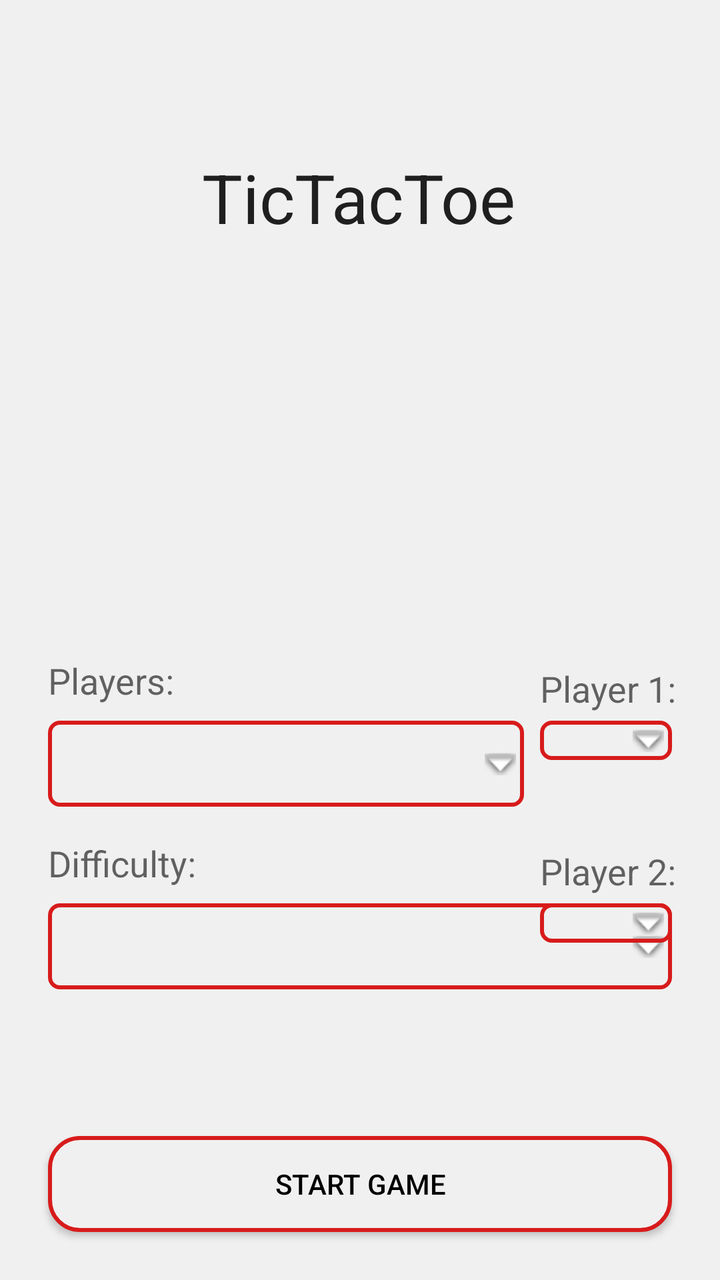
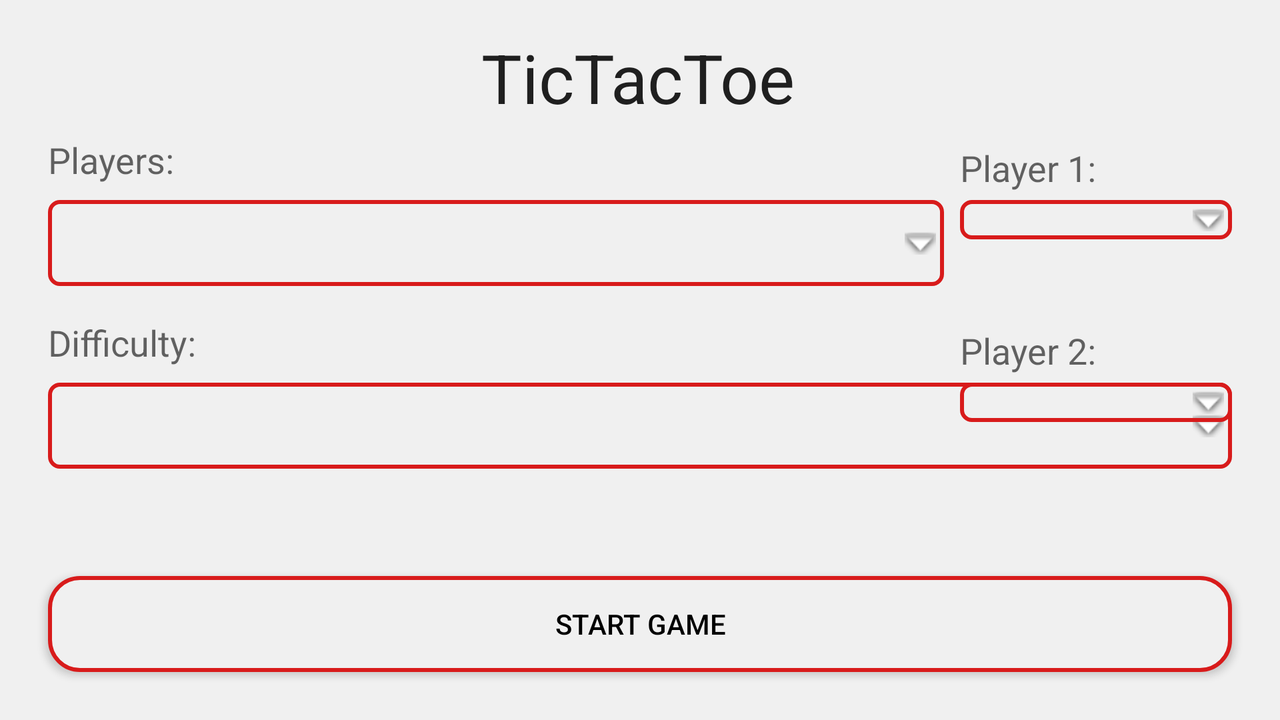

An Android layout and its configuration variant, each rendered on a device that would load it. The default file and the variant file are quoted in full after the pictures.
<!-- AndroidManifest.xml: application theme AppTheme.NoAction -->
<!-- res/layout/activity_main.xml -->
<?xml version="1.0" encoding="utf-8"?>
<android.support.constraint.ConstraintLayout xmlns:android="http://schemas.android.com/apk/res/android"
    xmlns:app="http://schemas.android.com/apk/res-auto"
    xmlns:tools="http://schemas.android.com/tools"
    android:layout_width="match_parent"
    android:layout_height="match_parent"
    android:padding="8dp"
    tools:context=".MainActivity">

    <TextView
        android:id="@+id/main_title"
        android:layout_width="wrap_content"
        android:layout_height="wrap_content"
        android:layout_marginTop="68dp"
        android:text="@string/main_title"
        android:textAppearance="@style/TextAppearance.AppCompat.Large"
        android:textSize="34sp"
        app:layout_constraintEnd_toEndOf="parent"
        app:layout_constraintHorizontal_bias="0.498"
        app:layout_constraintStart_toStartOf="parent"
        app:layout_constraintTop_toTopOf="parent" />

    <android.support.constraint.Guideline
        android:id="@+id/mid_guideline"
        android:layout_width="wrap_content"
        android:layout_height="wrap_content"
        android:orientation="horizontal"
        app:layout_constraintGuide_percent="0.5" />

    <android.support.constraint.Guideline
        android:id="@+id/vertical_guideline"
        android:layout_width="wrap_content"
        android:layout_height="wrap_content"
        android:orientation="vertical"
        app:layout_constraintGuide_percent=".75" />

    <TextView
        android:id="@+id/playerlist_literal"
        android:layout_width="wrap_content"
        android:layout_height="wrap_content"
        android:layout_marginStart="16dp"
        android:layout_marginTop="8dp"
        android:text="@string/players_list"
        android:textAppearance="@style/TextAppearance.AppCompat.Medium"
        app:layout_constraintStart_toStartOf="parent"
        app:layout_constraintTop_toTopOf="@+id/mid_guideline" />

    <Spinner
        android:id="@+id/main_spinner_players"
        android:layout_width="0dp"
        android:layout_height="43dp"
        android:layout_marginStart="16dp"
        android:layout_marginTop="8dp"
        android:layout_marginEnd="4dp"
        android:background="@drawable/spinner_item_background"
        app:layout_constraintEnd_toStartOf="@+id/vertical_guideline"
        app:layout_constraintStart_toStartOf="parent"
        app:layout_constraintTop_toBottomOf="@+id/playerlist_literal" />

    <TextView
        android:id="@+id/main_player1_image_literal"
        android:layout_width="wrap_content"
        android:layout_height="wrap_content"
        android:layout_marginTop="8dp"
        android:text="@string/player_1"
        android:textAppearance="@style/TextAppearance.AppCompat.Medium"
        app:layout_constraintBottom_toBottomOf="@+id/playerlist_literal"
        app:layout_constraintStart_toStartOf="@+id/main_image_spinner"
        app:layout_constraintTop_toTopOf="@+id/playerlist_literal" />

    <Spinner
        android:id="@+id/main_image_spinner"
        android:layout_width="0dp"
        android:layout_height="wrap_content"
        android:layout_marginStart="4dp"
        android:layout_marginTop="8dp"
        android:layout_marginEnd="16dp"
        android:background="@drawable/spinner_item_background"
        app:layout_constraintEnd_toEndOf="parent"
        app:layout_constraintStart_toStartOf="@+id/vertical_guideline"
        app:layout_constraintTop_toBottomOf="@+id/playerlist_literal" />

    <TextView
        android:id="@+id/difficulty_literal"
        android:layout_width="wrap_content"
        android:layout_height="wrap_content"
        android:layout_marginTop="16dp"
        android:text="@string/difficulty_list"
        android:textAppearance="@style/TextAppearance.AppCompat.Medium"
        app:layout_constraintStart_toStartOf="@+id/playerlist_literal"
        app:layout_constraintTop_toBottomOf="@+id/main_spinner_players" />

    <Spinner
        android:id="@+id/main_spinner_difficulty"
        android:layout_width="match_parent"
        android:layout_height="43dp"
        android:layout_marginStart="16dp"
        android:layout_marginTop="8dp"
        android:layout_marginEnd="16dp"
        android:background="@drawable/spinner_item_background"
        app:layout_constraintEnd_toEndOf="parent"
        app:layout_constraintStart_toStartOf="parent"
        app:layout_constraintTop_toBottomOf="@+id/difficulty_literal" />

    <TextView
        android:id="@+id/main_player2_image_literal"
        android:layout_width="wrap_content"
        android:layout_height="wrap_content"
        android:layout_marginTop="8dp"
        android:text="@string/player_2"
        android:textAppearance="@style/TextAppearance.AppCompat.Medium"
        app:layout_constraintBottom_toBottomOf="@+id/difficulty_literal"
        app:layout_constraintStart_toStartOf="@+id/main_image_spinner_player_2"
        app:layout_constraintTop_toTopOf="@+id/difficulty_literal" />

    <Spinner
        android:id="@+id/main_image_spinner_player_2"
        android:layout_width="0dp"
        android:layout_height="wrap_content"
        android:layout_marginStart="4dp"
        android:layout_marginTop="8dp"
        android:layout_marginEnd="16dp"
        android:background="@drawable/spinner_item_background"
        app:layout_constraintEnd_toEndOf="parent"
        app:layout_constraintStart_toStartOf="@+id/vertical_guideline"
        app:layout_constraintTop_toBottomOf="@+id/difficulty_literal" />

    <Button
        android:id="@+id/start_game_button"
        style="@style/CustomButton"

        android:layout_width="match_parent"
        android:layout_height="wrap_content"
        android:layout_marginStart="16dp"
        android:layout_marginEnd="16dp"
        android:layout_marginBottom="16dp"
        android:text="Start Game"
        app:layout_constraintBottom_toBottomOf="parent"
        app:layout_constraintEnd_toEndOf="parent"
        app:layout_constraintStart_toStartOf="parent" />


</android.support.constraint.ConstraintLayout>
<!-- resources referenced by this layout -->
<resources>
  <!-- drawable spinner_item_background (drawable) -->
  <?xml version="1.0" encoding="utf-8"?>
  <selector xmlns:android="http://schemas.android.com/apk/res/android">
  
      <item>
          <layer-list>
              <item>
                  <shape android:shape="rectangle">
                      <padding
                          android:left="4dp"
                          android:top="4dp"
                          android:right="4dp"
                          android:bottom="4dp"
                          />
  
                      
                      <stroke android:width="2dp" android:color="@color/accentColor" />
                      <corners android:radius="5dp" />
                  </shape>
              </item>
  
              <item>
                  <bitmap android:gravity="center|right" android:src="@android:drawable/arrow_down_float"/>
              </item>
  
          </layer-list>
      </item>
  </selector>
  <string name="difficulty_list">Difficulty:</string>
  <string name="main_title">TicTacToe</string>
  <string name="player_1">Player 1:</string>
  <string name="player_2">Player 2:</string>
  <string name="players_list">Players:</string>
  <style name="CustomButton" parent="Widget.AppCompat.Button">
          <item name="android:background">@drawable/custom_button</item>
          <item name="android:textColor">@color/colorText</item>
      </style>
  <style name="AppTheme.NoAction" parent="Theme.AppCompat.Light.NoActionBar">
          <item name="colorPrimary">@color/primaryColor</item>
          <item name="colorPrimaryDark">@color/primaryDarkColor</item>
          <item name="colorAccent">@color/accentColor</item>
          <item name="android:windowBackground">@color/white_opaque</item>
      </style>
  <color name="accentColor">#d81b1b</color>
  <!-- drawable custom_button (drawable) -->
  <?xml version="1.0" encoding="utf-8"?>
  <selector xmlns:android="http://schemas.android.com/apk/res/android">
  
      <item android:drawable="@drawable/pressed_button" android:state_pressed="true" />
  
      <item android:drawable="@drawable/disabled_button" android:state_enabled="false" />
  
      <item android:drawable="@drawable/default_button" />
  
  </selector>
  <color name="colorText">#000000</color>
  <color name="primaryColor">#2e2e2e</color>
  <color name="primaryDarkColor">#000000</color>
  <color name="white_opaque">#FFF0F0F0</color>
  <!-- drawable pressed_button (drawable) -->
  <?xml version="1.0" encoding="utf-8"?>
  <shape xmlns:android="http://schemas.android.com/apk/res/android"
      android:shape="rectangle">
  
      <solid
          android:color="@color/accentColor"/>
  
      <padding
          android:bottom="7dp"
          android:left="7dp"
          android:right="7dp"
          android:top="7dp" />
  
      <stroke
          android:width="2dp"
          android:color="@color/accentColor" />
  
      <corners android:radius="15dp" />
  
  
  </shape>
  <!-- drawable disabled_button (drawable) -->
  <?xml version="1.0" encoding="utf-8"?>
  <shape xmlns:android="http://schemas.android.com/apk/res/android"
      android:shape="rectangle">
  
      <solid
          android:color="@android:color/darker_gray"/>
  
      <padding
          android:bottom="7dp"
          android:left="7dp"
          android:right="7dp"
          android:top="7dp" />
  
      <stroke
          android:width="2dp"
          android:color="@color/accentColor" />
  
      <corners android:radius="15dp" />
  
  
  </shape>
  <!-- drawable default_button (drawable) -->
  <?xml version="1.0" encoding="utf-8"?>
  <shape xmlns:android="http://schemas.android.com/apk/res/android"
      android:shape="rectangle">
  
      <solid
          android:color="@color/white_opaque"/>
  
      <padding
          android:bottom="7dp"
          android:left="7dp"
          android:right="7dp"
          android:top="7dp" />
  
      <stroke
          android:width="2dp"
          android:color="@color/accentColor" />
  
      <corners android:radius="15dp" />
  
  
  </shape>
</resources>
<!-- res/layout-land/activity_main.xml (the author's variant of the layout above) -->
<!-- drawn on the phone turned sideways -->
<?xml version="1.0" encoding="utf-8"?>
<android.support.constraint.ConstraintLayout xmlns:android="http://schemas.android.com/apk/res/android"
    xmlns:app="http://schemas.android.com/apk/res-auto"
    xmlns:tools="http://schemas.android.com/tools"
    android:layout_width="match_parent"
    android:layout_height="match_parent"
    android:padding="8dp"
    tools:context=".MainActivity">

    <TextView
        android:id="@+id/main_title"
        android:layout_width="wrap_content"
        android:layout_height="wrap_content"
        android:layout_marginTop="8dp"
        android:text="@string/main_title"
        android:textAppearance="@style/TextAppearance.AppCompat.Large"
        android:textSize="34sp"
        app:layout_constraintEnd_toEndOf="parent"
        app:layout_constraintHorizontal_bias="0.498"
        app:layout_constraintStart_toStartOf="parent"
        app:layout_constraintTop_toTopOf="parent" />

    <android.support.constraint.Guideline
        android:id="@+id/mid_guideline"
        android:layout_width="wrap_content"
        android:layout_height="wrap_content"
        android:orientation="horizontal"
        app:layout_constraintGuide_percent="0.15" />

    <android.support.constraint.Guideline
        android:id="@+id/vertical_guideline"
        android:layout_width="wrap_content"
        android:layout_height="wrap_content"
        android:orientation="vertical"
        app:layout_constraintGuide_percent=".75" />

    <TextView
        android:id="@+id/playerlist_literal"
        android:layout_width="wrap_content"
        android:layout_height="wrap_content"
        android:layout_marginStart="16dp"
        android:layout_marginTop="8dp"
        android:text="@string/players_list"
        android:textAppearance="@style/TextAppearance.AppCompat.Medium"
        app:layout_constraintStart_toStartOf="parent"
        app:layout_constraintTop_toTopOf="@+id/mid_guideline" />

    <Spinner
        android:id="@+id/main_spinner_players"
        android:layout_width="0dp"
        android:layout_height="43dp"
        android:layout_marginStart="16dp"
        android:layout_marginTop="8dp"
        android:layout_marginEnd="4dp"
        android:background="@drawable/spinner_item_background"
        app:layout_constraintEnd_toStartOf="@+id/vertical_guideline"
        app:layout_constraintStart_toStartOf="parent"
        app:layout_constraintTop_toBottomOf="@+id/playerlist_literal" />

    <TextView
        android:id="@+id/main_player1_image_literal"
        android:layout_width="wrap_content"
        android:layout_height="wrap_content"
        android:layout_marginTop="8dp"
        android:text="@string/player_1"
        android:textAppearance="@style/TextAppearance.AppCompat.Medium"
        app:layout_constraintBottom_toBottomOf="@+id/playerlist_literal"
        app:layout_constraintStart_toStartOf="@+id/main_image_spinner"
        app:layout_constraintTop_toTopOf="@+id/playerlist_literal" />

    <Spinner
        android:id="@+id/main_image_spinner"
        android:layout_width="0dp"
        android:layout_height="wrap_content"
        android:layout_marginStart="4dp"
        android:layout_marginTop="8dp"
        android:layout_marginEnd="16dp"
        android:background="@drawable/spinner_item_background"
        app:layout_constraintEnd_toEndOf="parent"
        app:layout_constraintStart_toStartOf="@+id/vertical_guideline"
        app:layout_constraintTop_toBottomOf="@+id/playerlist_literal" />

    <TextView
        android:id="@+id/difficulty_literal"
        android:layout_width="wrap_content"
        android:layout_height="wrap_content"
        android:layout_marginTop="16dp"
        android:text="@string/difficulty_list"
        android:textAppearance="@style/TextAppearance.AppCompat.Medium"
        app:layout_constraintStart_toStartOf="@+id/playerlist_literal"
        app:layout_constraintTop_toBottomOf="@+id/main_spinner_players" />

    <Spinner
        android:id="@+id/main_spinner_difficulty"
        android:layout_width="match_parent"
        android:layout_height="43dp"
        android:layout_marginStart="16dp"
        android:layout_marginTop="8dp"
        android:layout_marginEnd="16dp"
        android:background="@drawable/spinner_item_background"
        app:layout_constraintEnd_toEndOf="parent"
        app:layout_constraintStart_toStartOf="parent"
        app:layout_constraintTop_toBottomOf="@+id/difficulty_literal" />

    <TextView
        android:id="@+id/main_player2_image_literal"
        android:layout_width="wrap_content"
        android:layout_height="wrap_content"
        android:layout_marginTop="8dp"
        android:text="@string/player_2"
        android:textAppearance="@style/TextAppearance.AppCompat.Medium"
        app:layout_constraintBottom_toBottomOf="@+id/difficulty_literal"
        app:layout_constraintStart_toStartOf="@+id/main_image_spinner_player_2"
        app:layout_constraintTop_toTopOf="@+id/difficulty_literal" />

    <Spinner
        android:id="@+id/main_image_spinner_player_2"
        android:layout_width="0dp"
        android:layout_height="wrap_content"
        android:layout_marginStart="4dp"
        android:layout_marginTop="8dp"
        android:layout_marginEnd="16dp"
        android:background="@drawable/spinner_item_background"
        app:layout_constraintEnd_toEndOf="parent"
        app:layout_constraintStart_toStartOf="@+id/vertical_guideline"
        app:layout_constraintTop_toBottomOf="@+id/difficulty_literal" />

    <Button
        android:id="@+id/start_game_button"
        style="@style/CustomButton"
        android:layout_width="match_parent"
        android:layout_height="wrap_content"
        android:layout_marginStart="16dp"
        android:layout_marginEnd="16dp"
        android:layout_marginBottom="16dp"
        android:text="Start Game"
        app:layout_constraintBottom_toBottomOf="parent"
        app:layout_constraintEnd_toEndOf="parent"
        app:layout_constraintStart_toStartOf="parent" />

    <com.caballero.tictactoe.util.BoardView
        android:id="@+id/board_view"
        android:layout_width="45dp"
        android:layout_height="45dp"
        android:layout_marginStart="8dp"
        android:layout_marginTop="16dp"
        android:layout_marginBottom="16dp"
        app:layout_constraintBottom_toBottomOf="@id/mid_guideline"
        app:layout_constraintStart_toStartOf="parent"
        app:layout_constraintTop_toTopOf="parent"
        android:visibility="invisible"/>


</android.support.constraint.ConstraintLayout>
